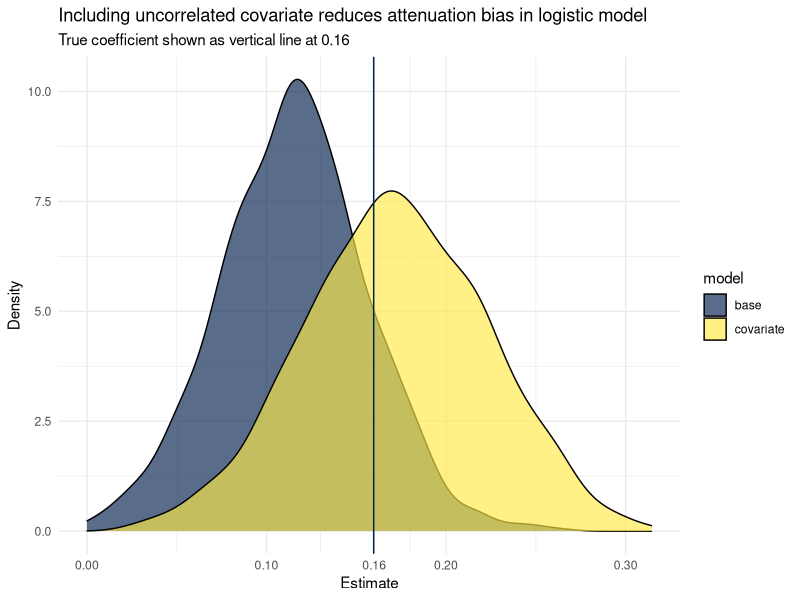
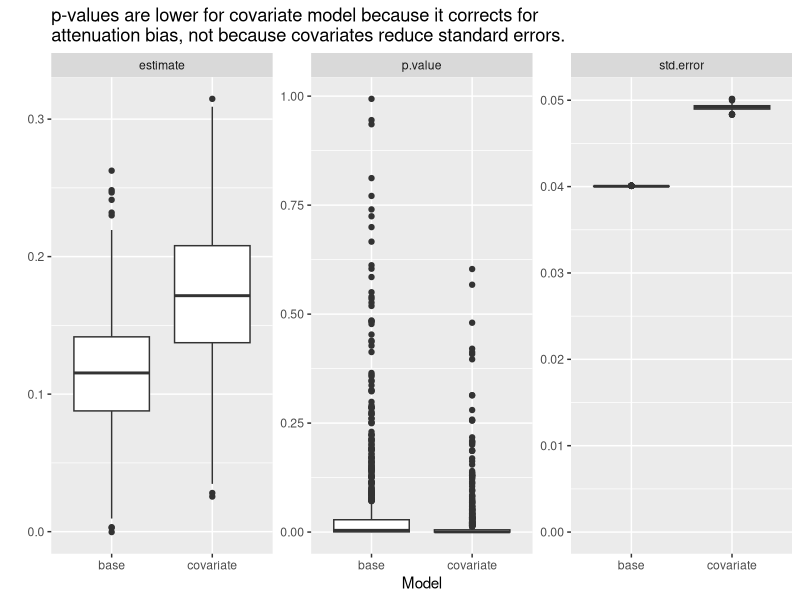

The R script that drew these images, in order:
## ---- chunk 1
knitr::opts_chunk$set(collapse = TRUE, 
                      warning = FALSE, 
                      message = FALSE,
                      fig.height = 4, fig.width = 8)
## ---- chunk 2
library(tidyverse)
library(broom)
library(viridis)

# A function that creates a tibble of fake data, 
# depending on the parameters you put in
create_data <- function(N, beta, p = 0.5, sigma_x = 1, sigma_e = 1) {
  # N: number of observations
  # beta: effect of treatment
  # p: probability of treatment
  # sigma_x, sigma_e: variances of covariates and errors 
  #                   (both independent of the treatment vector)
    
  tibble(treatment = rbinom(N, 1, p),
         covariate = rnorm(N, 0, sigma_x),
         error = rnorm(N, 0, sigma_e),
         outcome = as.integer(pnorm(beta * treatment - covariate + error) >= 0.5))
}

# Create a dataset of parameters,
dfs <- tibble(N = rep(10000, 1000), 
              beta = rep(0.1, 1000)) %>% 
  mutate(true_coefficient = log(pnorm(beta * 1) / (1 - pnorm(beta * 1)))) 

# Then call create_data on each set of parameters to create 1000 independent 
# copies of a dataset (in list-col form)
dfs <- dfs %>% 
  rowwise() %>% 
  mutate(data = list(create_data(N = N, beta = beta))) %>% 
  ungroup()
dfs
## ---- chunk 3
# A function to estimate the two models, save the estimates and return them in a tibble
# to go in another list-col in our original tibble
get_estimates <- function(data) {
  # estimate base model, treatment only, no covariates
  base <- glm(outcome ~ treatment, family = binomial(link = "logit"), data = data)
  # estimate covariate model, including treatment and covariate
  covariate <- glm(outcome ~ treatment + covariate, family = binomial(link = "logit"), data = data)
  # put them together and broom::tidy and bind_rows() the results
  list(base = base, 
       covariate = covariate) %>% 
    map(tidy) %>% 
    bind_rows(.id = "model") %>%
    filter(term == "treatment")
}
## ---- chunk 4
dfs_estimates <- dfs %>% 
  rownames_to_column("id") %>% 
  mutate(estimates = map(data, get_estimates)) %>% 
  unnest(estimates)
dfs_estimates
## ---- chunk 5
dfs_estimates %>% 
  ggplot(aes(x = estimate, fill = model)) +
  geom_density(alpha = 0.65) + 
  geom_vline(xintercept = unique(dfs$true_coefficient), 
             colour = viridis_pal(option = "E")(1)) +
  scale_fill_viridis(option = "E", discrete = TRUE) +
  scale_x_continuous(breaks = c(0, 0.1, 0.16, 0.2, 0.3)) +
  theme_minimal() +
  labs(x = "Estimate", y = "Density", 
       title = "Including uncorrelated covariate reduces attenuation bias in logistic model",
       subtitle = "True coefficient shown as vertical line at 0.16") 
## ---- chunk 6
dfs_estimates %>%
  select(id, model, estimate, std.error, p.value) %>% 
  gather(key = type, value = value, -(id:model)) %>% 
  ggplot(aes(x = model, y = value, group = model)) + 
  geom_boxplot() +
  expand_limits(y = 0) + 
  facet_wrap(~ type, scales = "free") + 
  labs(x = "Model", y = "", 
       title = "p-values are lower for covariate model because it corrects for\nattenuation bias, not because covariates reduce standard errors.")
